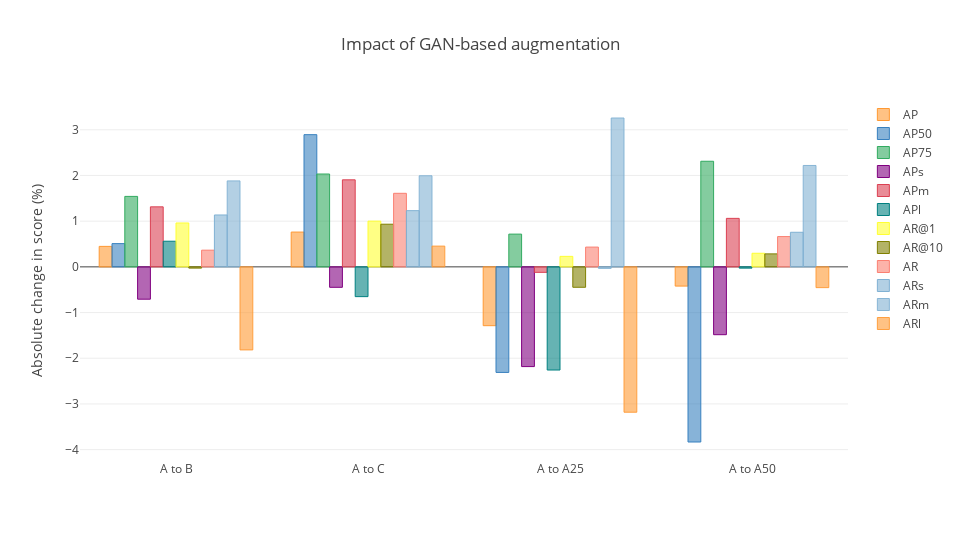

The code cell stored with this chart in its notebook:
### Code cell
layout = {
    "title": "Impact of GAN-based augmentation",
    "yaxis": {
        "title": "Absolute change in score (%)"
    },
    "width": 960,
    "height": 540
}
fig = df_combined.iplot(kind = "bar", y = ["AP", "AP50", "AP75", "APs", "APm", "APl", "AR@1", "AR@10", "AR", "ARs", "ARm", "ARl"], layout = layout, asFigure = True)
py.offline.iplot(fig, show_link = False, config = config)

### Figure 1 — Plotly figure (JSON) as saved in the notebook; plotly's stock layout.template omitted (floating-point values rounded to 4 significant figures)
{"data": [{"marker": {"color": "rgba(255, 153, 51, 0.6)", "line": {"color": "rgba(255, 153, 51, 1.0)", "width": 1}}, "name": "AP", "orientation": "v", "text": "", "type": "bar", "uid": "0280179d-609c-4426-9a9c-bed71883a869", "x": ["A to B", "A to C", "A to A25", "A to A50"], "y": [0.4484, 0.7617, -1.287, -0.4208]}, {"marker": {"color": "rgba(55, 128, 191, 0.6)", "line": {"color": "rgba(55, 128, 191, 1.0)", "width": 1}}, "name": "AP50", "orientation": "v", "text": "", "type": "bar", "uid": "9459c049-a3ae-4fd8-bd54-9ff31d33a4ce", "x": ["A to B", "A to C", "A to A25", "A to A50"], "y": [0.509, 2.894, -2.31, -3.833]}, {"marker": {"color": "rgba(50, 171, 96, 0.6)", "line": {"color": "rgba(50, 171, 96, 1.0)", "width": 1}}, "name": "AP75", "orientation": "v", "text": "", "type": "bar", "uid": "c2071e04-bffb-4672-90c6-815284ec948a", "x": ["A to B", "A to C", "A to A25", "A to A50"], "y": [1.542, 2.033, 0.717, 2.312]}, {"marker": {"color": "rgba(128, 0, 128, 0.6)", "line": {"color": "rgba(128, 0, 128, 1.0)", "width": 1}}, "name": "APs", "orientation": "v", "text": "", "type": "bar", "uid": "245b4c69-e56e-421d-a1e5-1b2843b5b268", "x": ["A to B", "A to C", "A to A25", "A to A50"], "y": [-0.7077, -0.4475, -2.182, -1.484]}, {"marker": {"color": "rgba(219, 64, 82, 0.6)", "line": {"color": "rgba(219, 64, 82, 1.0)", "width": 1}}, "name": "APm", "orientation": "v", "text": "", "type": "bar", "uid": "f0a2ef58-bdec-4b79-a90a-2075525e2bbb", "x": ["A to B", "A to C", "A to A25", "A to A50"], "y": [1.314, 1.905, -0.1196, 1.061]}, {"marker": {"color": "rgba(0, 128, 128, 0.6)", "line": {"color": "rgba(0, 128, 128, 1.0)", "width": 1}}, "name": "APl", "orientation": "v", "text": "", "type": "bar", "uid": "46ac34ee-9ec1-4e01-bb4e-a52171032a32", "x": ["A to B", "A to C", "A to A25", "A to A50"], "y": [0.5613, -0.6516, -2.258, -0.02798]}, {"marker": {"color": "rgba(255, 255, 51, 0.6)", "line": {"color": "rgba(255, 255, 51, 1.0)", "width": 1}}, "name": "AR@1", "orientation": "v", "text": "", "type": "bar", "uid": "4cfda52c-2a12-4341-b2b0-ccfd3738fa1d", "x": ["A to B", "A to C", "A to A25", "A to A50"], "y": [0.9608, 1.001, 0.23, 0.2977]}, {"marker": {"color": "rgba(128, 128, 0, 0.6)", "line": {"color": "rgba(128, 128, 0, 1.0)", "width": 1}}, "name": "AR@10", "orientation": "v", "text": "", "type": "bar", "uid": "8c293528-73fc-46bd-bf20-f29198ac7467", "x": ["A to B", "A to C", "A to A25", "A to A50"], "y": [-0.02706, 0.9337, -0.4465, 0.2842]}, {"marker": {"color": "rgba(251, 128, 114, 0.6)", "line": {"color": "rgba(251, 128, 114, 1.0)", "width": 1}}, "name": "AR", "orientation": "v", "text": "", "type": "bar", "uid": "bc6ecb89-28df-4aea-ad32-20b894d39c7c", "x": ["A to B", "A to C", "A to A25", "A to A50"], "y": [0.3654, 1.61, 0.433, 0.6631]}, {"marker": {"color": "rgba(128, 177, 211, 0.6)", "line": {"color": "rgba(128, 177, 211, 1.0)", "width": 1}}, "name": "ARs", "orientation": "v", "text": "", "type": "bar", "uid": "15c2de48-201f-48bf-91de-cb94db4f2afa", "x": ["A to B", "A to C", "A to A25", "A to A50"], "y": [1.136, 1.23, -0.03155, 0.7571]}, {"marker": {"color": "rgba(128, 177, 211, 0.6)", "line": {"color": "rgba(128, 177, 211, 0.8999999999999999)", "width": 1}}, "name": "ARm", "orientation": "v", "text": "", "type": "bar", "uid": "89cddc73-58ae-4e7b-ba2a-418ab42ba306", "x": ["A to B", "A to C", "A to A25", "A to A50"], "y": [1.882, 1.994, 3.258, 2.219]}, {"marker": {"color": "rgba(255, 153, 51, 0.6)", "line": {"color": "rgba(255, 153, 51, 0.8999999999999999)", "width": 1}}, "name": "ARl", "orientation": "v", "text": "", "type": "bar", "uid": "3a229fc4-04e2-4ffc-be19-db9e6d8f645a", "x": ["A to B", "A to C", "A to A25", "A to A50"], "y": [-1.818, 0.4545, -3.182, -0.4545]}], "layout": {"height": 540, "title": {"text": "Impact of GAN-based augmentation"}, "width": 960, "yaxis": {"title": {"text": "Absolute change in score (%)"}}}}
